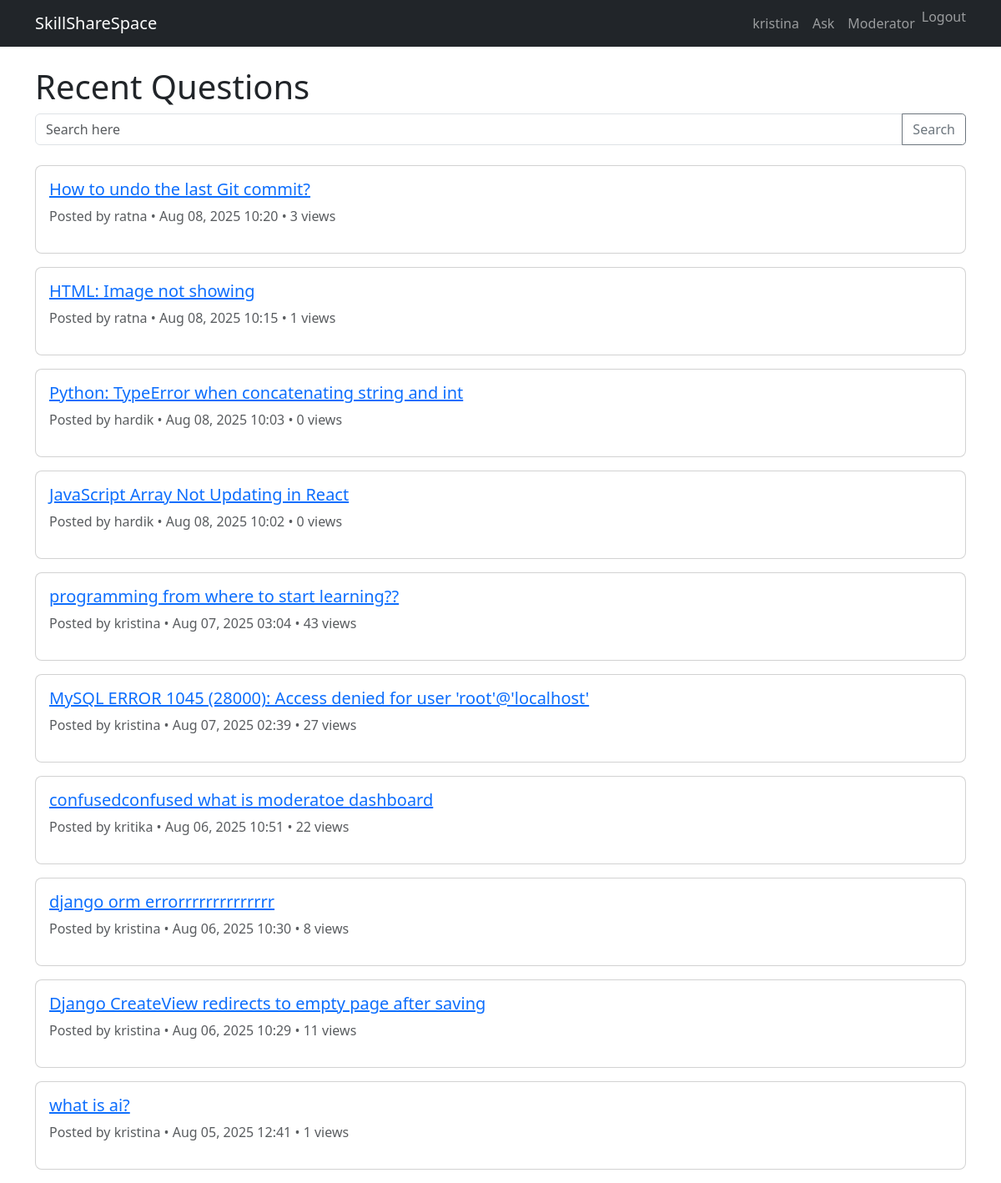
The app's page / (signed in), older data.
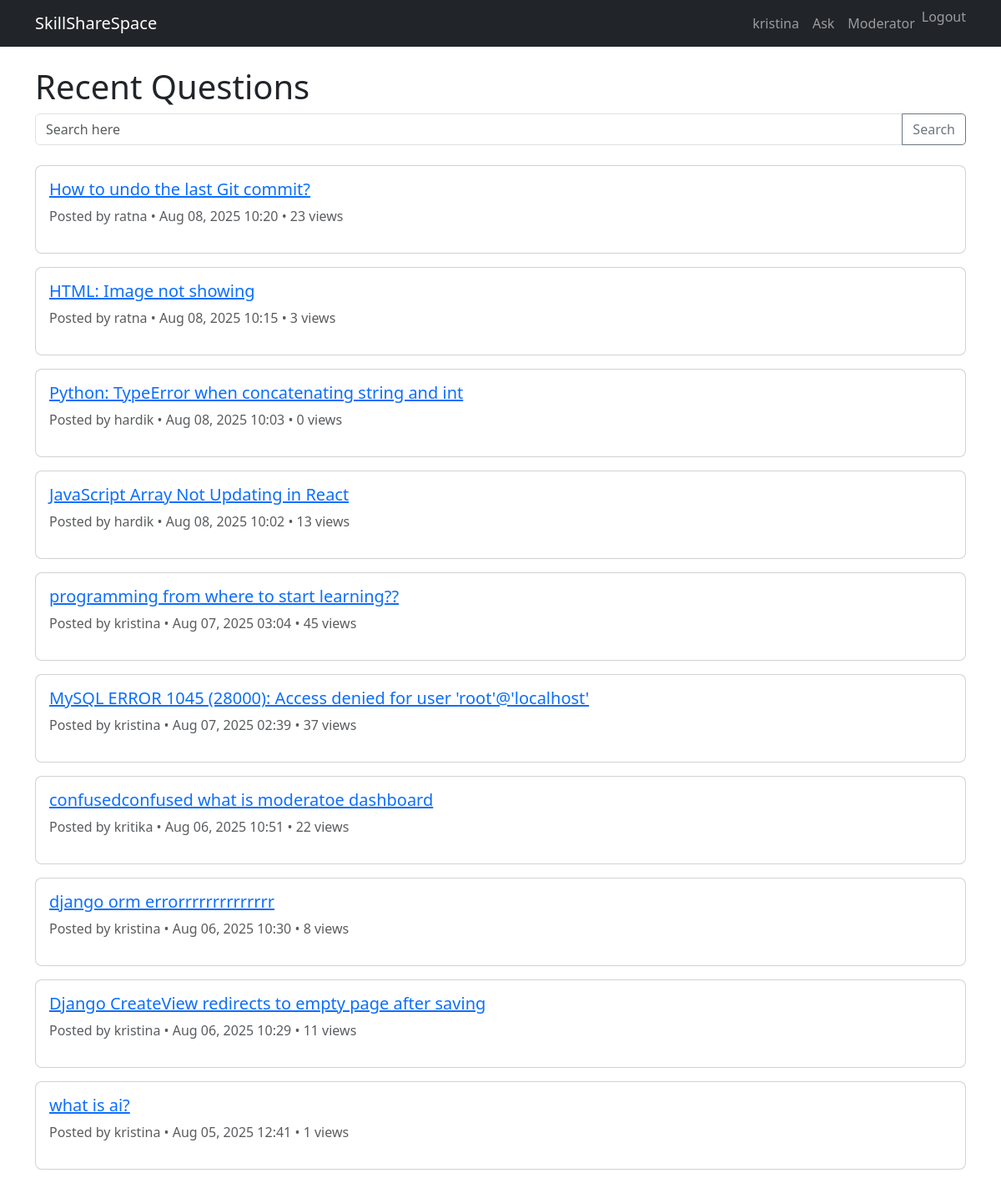
The same page, newer data.
### skillsharespace_app/models.py (models this page shows, shortened)
class Question(models.Model):
    title = models.CharField(max_length=255)
    body = models.TextField()
    created_at = models.DateTimeField(default=timezone.now)
    updated_at = models.DateTimeField(auto_now=True)
    author = models.ForeignKey(User, on_delete=models.CASCADE)
    approved = models.BooleanField(default=False)
    views = models.PositiveIntegerField(default=0)

### skillsharespace_app/views.py (the view)
# urls.py: path('', views.QuestionListView.as_view(), name='question-list'),
class QuestionListView(ListView):
    model = Question
    context_object_name = 'questions'
    template_name = 'qa/question_list.html'
    def get_queryset(self):
        query = self.request.GET.get('q')
        user = self.request.user
        if user.is_authenticated:
            if user.is_staff:
                qs = Question.objects.all()
            else:
                qs = Question.objects.filter(Q(approved=True) | Q(author=user))
        else:
            qs = Question.objects.filter(approved=True)
        if query:
            qs = qs.filter(Q(title__icontains=query) | Q(body__icontains=query))
        return qs.order_by('-created_at')

### templates/qa/question_list.html (shortened to what this page needs)
{% extends 'qa/base.html' %}
{% block content %}
<h1>Recent Questions</h1>
<form method="get" class="mb-4">
    <div class="input-group">
        <input type="text" name="q" placeholder="Search here" value="{{ request.GET.q }}" class="form-control">
        <button class="btn btn-outline-secondary" type="submit">Search</button>
    </div>
</form>
{% for question in questions %}
    <div class="card mb-3">
        <div class="card-body">
            <h5><a href="{% url 'question-detail' question.pk %}">{{ question.title }}</a></h5>
            <p class="text-muted">
                Posted by {{ question.author }} • {{ question.created_at|date:"M d, Y H:i" }} • {{ question.views }} views
            </p>
        </div>
    </div>
{% empty %}
    <p>No questions found.</p>
{% endfor %}
{% endblock %}

Row changes from the older to the newer data that the page shows:
changed Question "How to undo the last Git commit?": views "3" → "23"
changed Question "HTML: Image not showing": views "1" → "3"
changed Question "JavaScript Array Not Updating in React": views "0" → "13"
changed Question "programming from where to start learning??": views "43" → "45"
changed Question "MySQL ERROR 1045 (28000): Access denied for user 'root'@'localhost'": views "27" → "37"
